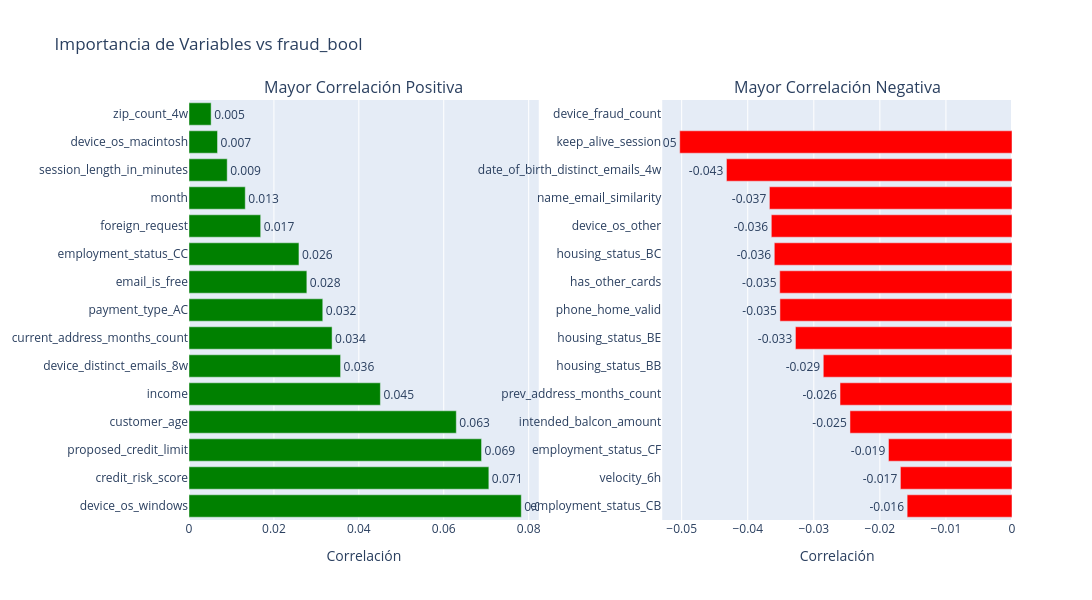

The notebook cell this image was saved under:
### Code cell
import plotly.express as px
import plotly.graph_objects as go
from plotly.subplots import make_subplots

def importancia_variables_interactiva(df, target='fraud_bool', top_n=20):
    """
    Visualización interactiva de correlaciones con Plotly
    """
    # Calcular correlaciones con el target
    corr_target = df.corr()[target].drop(target).sort_values(ascending=False)
    
    # Tomar top N
    top_corr = corr_target.head(top_n)
    bottom_corr = corr_target.tail(top_n)
    
    # Crear figura con dos subplots
    fig = make_subplots(
        rows=1, cols=2,
        subplot_titles=('Mayor Correlación Positiva', 'Mayor Correlación Negativa'),
        horizontal_spacing=0.15
    )
    
    # Gráfico de barras para correlaciones positivas
    fig.add_trace(
        go.Bar(
            x=top_corr.values,
            y=top_corr.index,
            orientation='h',
            marker_color='green',
            text=top_corr.values.round(3),
            textposition='outside',
            name='Positiva'
        ),
        row=1, col=1
    )
    
    # Gráfico de barras para correlaciones negativas
    fig.add_trace(
        go.Bar(
            x=bottom_corr.values,
            y=bottom_corr.index,
            orientation='h',
            marker_color='red',
            text=bottom_corr.values.round(3),
            textposition='outside',
            name='Negativa'
        ),
        row=1, col=2
    )
    
    # Actualizar layout
    fig.update_layout(
        title_text=f"Importancia de Variables vs {target}",
        showlegend=False,
        height=600,
        width=1200,
        hovermode='y unified'
    )
    
    fig.update_xaxes(title_text="Correlación", row=1, col=1)
    fig.update_xaxes(title_text="Correlación", row=1, col=2)
    
    fig.show()
    
    # También mostrar tabla interactiva
    print("\n=== Top 10 variables más importantes ===\n")
    importancias = pd.DataFrame({
        'Variable': corr_target.index,
        'Correlación': corr_target.values,
        '|Correlación|': abs(corr_target.values)
    }).sort_values('|Correlación|', ascending=False)
    
    return importancias

# Usar la función
importancias_df = importancia_variables_interactiva(df, 'fraud_bool', top_n=15)
importancias_df.head(10)

### Figure 1 — Plotly figure (JSON) as saved in the notebook; plotly's stock layout.template omitted (floating-point values rounded to 4 significant figures)
{"data": [{"marker": {"color": "green"}, "name": "Positiva", "orientation": "h", "text": [0.078, 0.071, 0.069, 0.063, 0.045, 0.036, 0.034, 0.032, 0.028, 0.026, 0.017, 0.013, 0.009, 0.007, 0.005], "textposition": "outside", "type": "bar", "x": [0.07826, 0.07062, 0.06891, 0.06296, 0.04508, 0.0357, 0.0337, 0.03151, 0.02776, 0.0259, 0.01688, 0.01325, 0.008999, 0.006719, 0.005212], "xaxis": "x", "y": ["device_os_windows", "credit_risk_score", "proposed_credit_limit", "customer_age", "income", "device_distinct_emails_8w", "current_address_months_count", "payment_type_AC", "email_is_free", "employment_status_CC", "foreign_request", "month", "session_length_in_minutes", "device_os_macintosh", "zip_count_4w"], "yaxis": "y"}, {"marker": {"color": "red"}, "name": "Negativa", "orientation": "h", "text": [-0.016, -0.017, -0.019, -0.025, -0.026, -0.029, -0.033, -0.035, -0.035, -0.036, -0.036, -0.037, -0.043, -0.05, null], "textposition": "outside", "type": "bar", "x": [-0.01587, -0.01689, -0.0187, -0.02452, -0.02603, -0.02857, -0.03278, -0.03513, -0.03516, -0.03598, -0.03643, -0.03672, -0.04322, -0.0503, null], "xaxis": "x2", "y": ["employment_status_CB", "velocity_6h", "employment_status_CF", "intended_balcon_amount", "prev_address_months_count", "housing_status_BB", "housing_status_BE", "phone_home_valid", "has_other_cards", "housing_status_BC", "device_os_other", "name_email_similarity", "date_of_birth_distinct_emails_4w", "keep_alive_session", "device_fraud_count"], "yaxis": "y2"}], "layout": {"annotations": [{"font": {"size": 16}, "showarrow": false, "text": "Mayor Correlación Positiva", "x": 0.2125, "xanchor": "center", "xref": "paper", "y": 1, "yanchor": "bottom", "yref": "paper"}, {"font": {"size": 16}, "showarrow": false, "text": "Mayor Correlación Negativa", "x": 0.7875, "xanchor": "center", "xref": "paper", "y": 1, "yanchor": "bottom", "yref": "paper"}], "height": 600, "hovermode": "y unified", "showlegend": false, "title": {"text": "Importancia de Variables vs fraud_bool"}, "width": 1200, "xaxis": {"anchor": "y", "domain": [0, 0.425], "title": {"text": "Correlación"}}, "xaxis2": {"anchor": "y2", "domain": [0.575, 1], "title": {"text": "Correlación"}}, "yaxis": {"anchor": "x", "domain": [0, 1]}, "yaxis2": {"anchor": "x2", "domain": [0, 1]}}}
